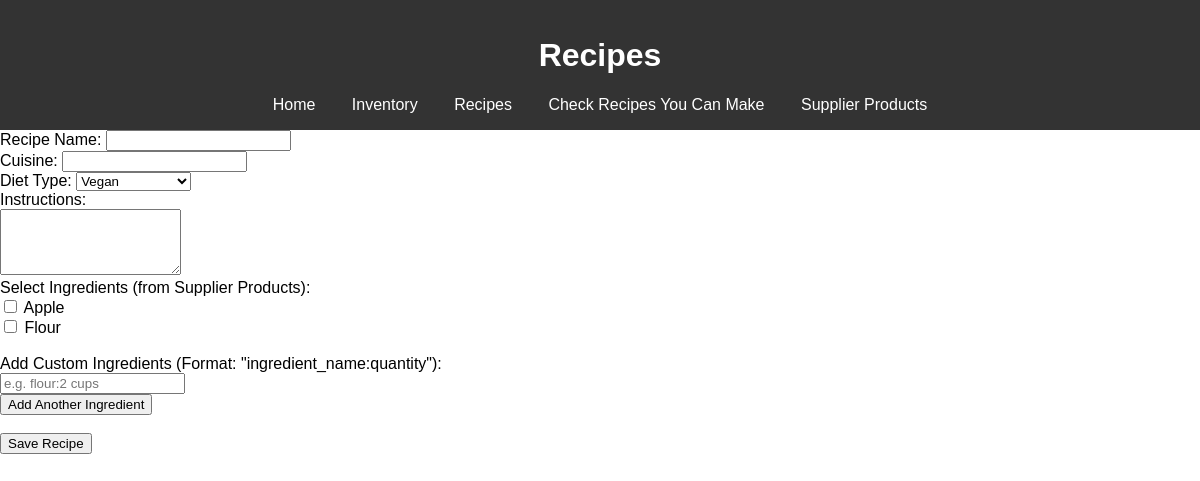
Page /recipes on the earlier database version.
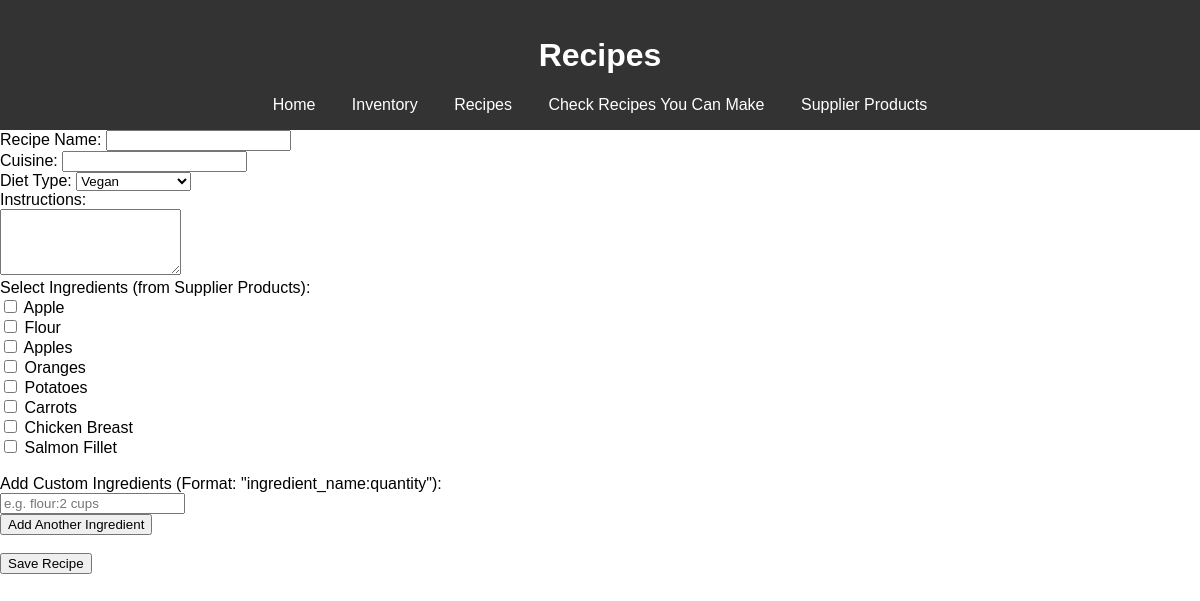
Same page on the later database version.
### tables this page shows
CREATE TABLE "supplier_products" (
    id INTEGER PRIMARY KEY AUTOINCREMENT,
    supplier_id INTEGER NOT NULL,
    product_name TEXT NOT NULL,
    category TEXT NOT NULL,
    price DECIMAL(10, 2) NOT NULL,
    quantity INTEGER NOT NULL,
    date_added TIMESTAMP DEFAULT CURRENT_TIMESTAMP,
    FOREIGN KEY (supplier_id) REFERENCES users (user_id) ON DELETE CASCADE
);

### app.py (the view, shortened to what this page needs)
@app.route("/recipes", methods=["GET", "POST"])
def recipes():
    recipes = execute_query("SELECT * FROM recipes")
    supplier_products = execute_query("SELECT product_name FROM supplier_products")
    return render_template("recipes.html", recipes=recipes, supplier_products=supplier_products)

### app.py (called while the page is built)
def execute_query(query, params=()):
    conn = get_db_connection()
    cursor = conn.cursor()
    cursor.execute(query, params)
    rows = cursor.fetchall()
    conn.commit()
    conn.close()
    return rows

def get_db_connection():
    conn = sqlite3.connect("database.db")
    conn.row_factory = sqlite3.Row  # Rows are now accessible like dictionaries
    return conn

### templates/recipes.html (shortened to what this page needs)
<!DOCTYPE html>
<html lang="en">
<head>
    <link rel="stylesheet" href="{{ url_for('static', filename='styles.css') }}">
</head>
<body>
    <header>
        <h1>Recipes</h1>
        <nav>
            <a href="/">Home</a>
            <a href="/inventory">Inventory</a>
            <a href="/recipes">Recipes</a>
            <a href="{{ url_for('filter_recipes') }}">Check Recipes You Can Make</a>
            <a href="{{ url_for('supplier_products') }}">Supplier Products</a>
        </nav>
    </header>
    <form method="POST" action="{{ url_for('recipes') }}">
        <label for="recipe_name">Recipe Name:</label>
        <input type="text" id="recipe_name" name="recipe_name" required><br>
        <label for="cuisine">Cuisine:</label>
        <input type="text" id="cuisine" name="cuisine" required><br>
        <label for="diet_type">Diet Type:</label>
        <select id="diet_type" name="diet_type" required>
            <option value="Vegan">Vegan</option>
        </select><br>
        <label for="instructions">Instructions:</label><br>
        <textarea id="instructions" name="instructions" rows="4" required></textarea><br>
        <label for="selected_products">Select Ingredients (from Supplier Products):</label><br>
        <div id="supplier-products">
            {% for product in supplier_products %}
                <div>
                    <input
                        type="checkbox"
                        id="product_{{ product[0] }}"
                        name="selected_products[]"
                        value="{{ product[0] }}"
                        onchange="toggleQuantityInput('{{ product[0] }}')"
                    >
                    <label for="product_{{ product[0] }}">{{ product[0] }}</label>
                </div>
            {% endfor %}
        </div>
        <br>
        <label for="custom_ingredients">Add Custom Ingredients (Format: "ingredient_name:quantity"):</label><br>
        <div id="custom-ingredients-container">
            <input type="text" name="custom_ingredients" placeholder="e.g. flour:2 cups">
        </div>
        <button type="button" onclick="addCustomIngredient()">Add Another Ingredient</button><br><br>
        <button type="submit">Save Recipe</button>
    </form>
</body>
</html>

### static/styles.css (style rules this page uses)
body { font-family: Arial, sans-serif; margin: 0; padding: 0; }
header { background-color: #333; color: white; padding: 1rem; text-align: center; }
nav a { color: white; margin: 0 1rem; text-decoration: none; }

Differences in the rows shown:
added supplier_products: product_name "Apples"
added supplier_products: product_name "Oranges"
added supplier_products: product_name "Potatoes"
added supplier_products: product_name "Carrots"
added supplier_products: product_name "Chicken Breast"
added supplier_products: product_name "Salmon Fillet"
